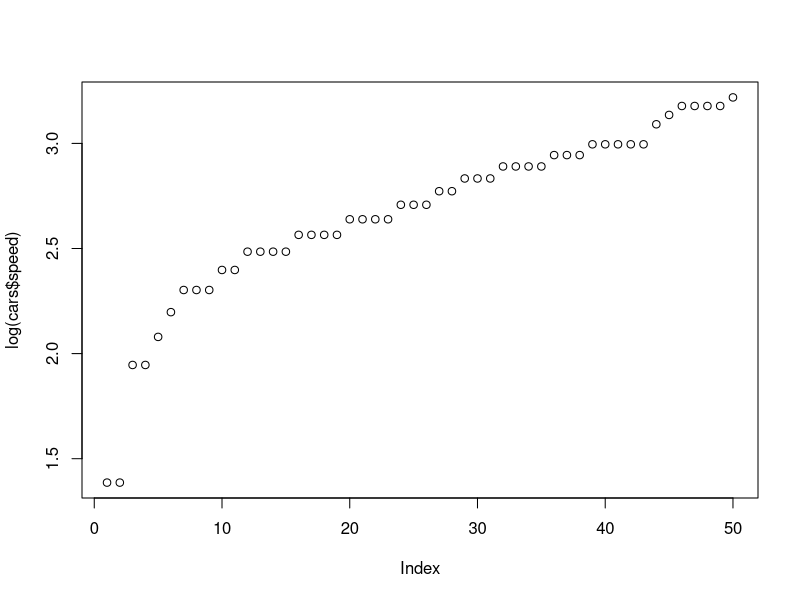
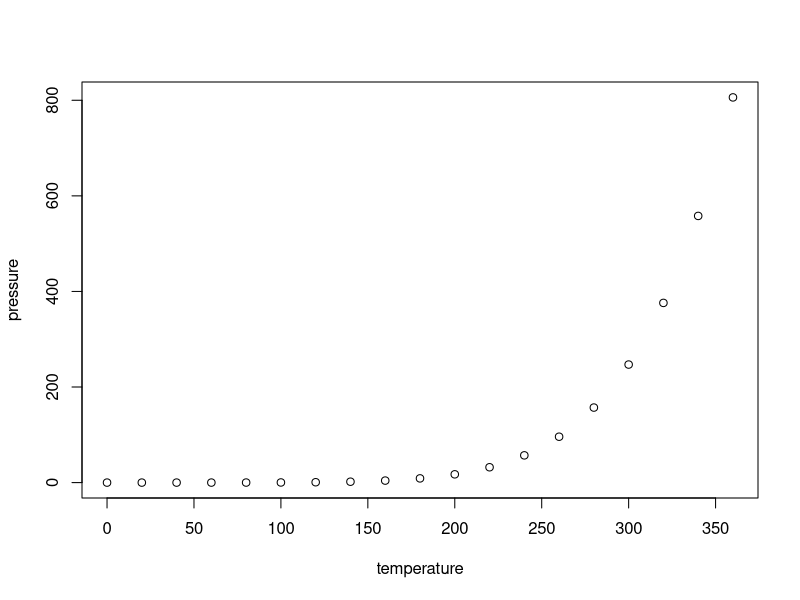

Reproduce these figures in R, in order.
## ---- chunk 1
knitr::opts_chunk$set(echo = TRUE)
## ---- chunk 2
summary(cars)

plot(log(cars$speed))

## ---- chunk 3
plot(pressure)
## ---- chunk 4
print("hello world")
